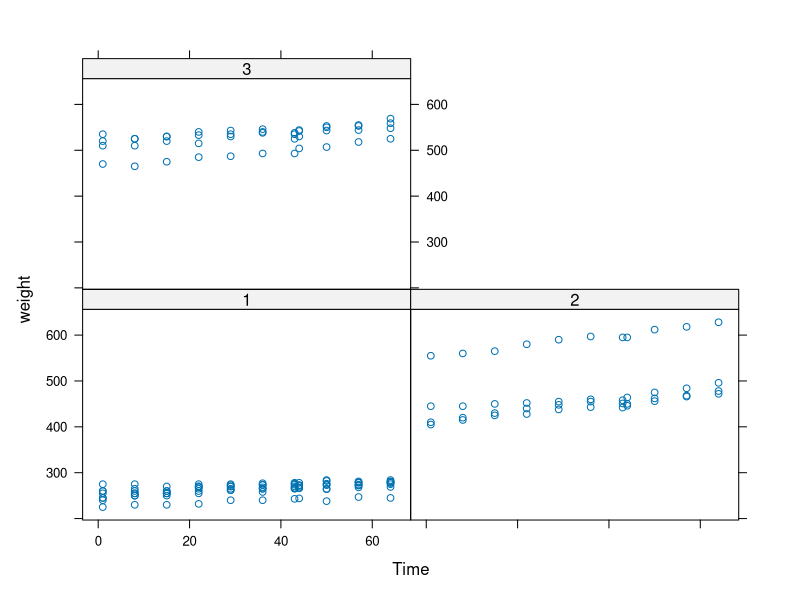
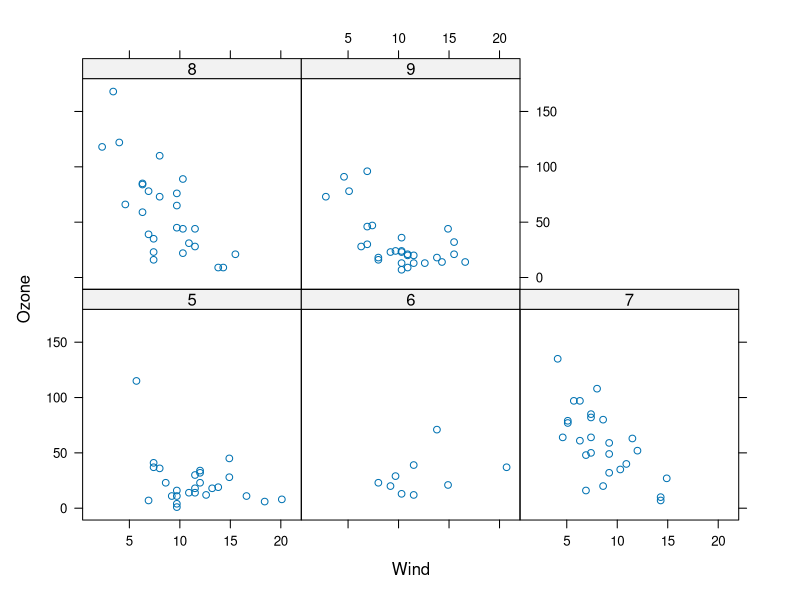

These charts were generated, in order, by the following R code: (Note: this script raises an error after producing the figures.)
##############
# Questions
##############


library(nlme)
library(lattice)
xyplot(weight ~ Time | Diet, BodyWeight)


library(lattice)
library(datasets)
data(airquality)
p <- xyplot(Ozone ~ Wind | factor(Month), data = airquality)
p

library(ggplot2)
qplot(votes, rating, data = movies)
qplot(votes, rating, data = movies) + stats_smooth("loess")
qplot(votes, rating, data = movies) + geom_smooth()


g <- ggplot(movies, aes(votes, rating))
print(g)

qplot(Wind, Ozone, data = airquality, facets = . ~ factor(Month))
airquality = transform(airquality, Month = factor(Month))
qplot(Wind, Ozone, data = airquality, facets = . ~ Month)
